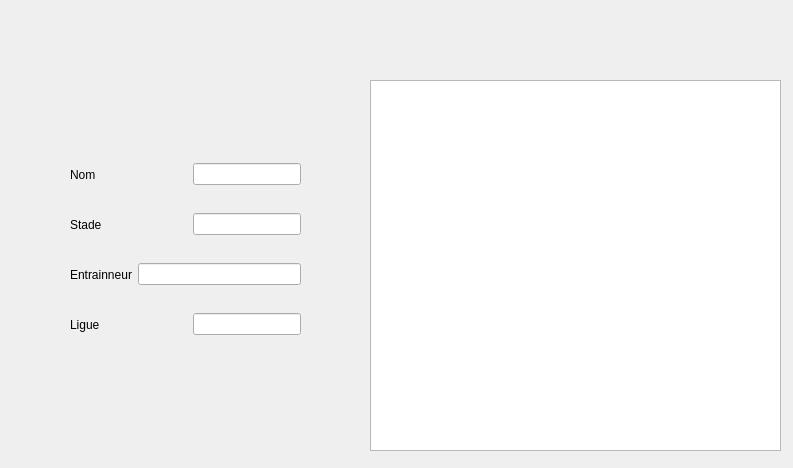
<?xml version="1.0" encoding="UTF-8"?>
<ui version="4.0">
 <class>ModEquipe</class>
 <widget class="QDialog" name="ModEquipe">
  <property name="geometry">
   <rect>
    <x>0</x>
    <y>0</y>
    <width>793</width>
    <height>468</height>
   </rect>
  </property>
  <property name="windowTitle">
   <string>Dialog</string>
  </property>
  <widget class="QTableView" name="tableView">
   <property name="geometry">
    <rect>
     <x>370</x>
     <y>80</y>
     <width>411</width>
     <height>371</height>
    </rect>
   </property>
  </widget>
  <widget class="QWidget" name="layoutWidget">
   <property name="geometry">
    <rect>
     <x>70</x>
     <y>160</y>
     <width>231</width>
     <height>29</height>
    </rect>
   </property>
   <layout class="QHBoxLayout" name="horizontalLayout_2">
    <item>
     <widget class="QLabel" name="label_2">
      <property name="text">
       <string>Nom</string>
      </property>
     </widget>
    </item>
    <item>
     <spacer name="horizontalSpacer">
      <property name="orientation">
       <enum>Qt::Horizontal</enum>
      </property>
      <property name="sizeHint" stdset="0">
       <size>
        <width>40</width>
        <height>20</height>
       </size>
      </property>
     </spacer>
    </item>
    <item>
     <widget class="QLineEdit" name="lineEdit_2"/>
    </item>
   </layout>
  </widget>
  <widget class="QWidget" name="layoutWidget">
   <property name="geometry">
    <rect>
     <x>70</x>
     <y>210</y>
     <width>231</width>
     <height>29</height>
    </rect>
   </property>
   <layout class="QHBoxLayout" name="horizontalLayout">
    <item>
     <widget class="QLabel" name="label">
      <property name="text">
       <string>Stade</string>
      </property>
     </widget>
    </item>
    <item>
     <spacer name="horizontalSpacer_2">
      <property name="orientation">
       <enum>Qt::Horizontal</enum>
      </property>
      <property name="sizeHint" stdset="0">
       <size>
        <width>40</width>
        <height>20</height>
       </size>
      </property>
     </spacer>
    </item>
    <item>
     <widget class="QLineEdit" name="lineEdit"/>
    </item>
   </layout>
  </widget>
  <widget class="QWidget" name="layoutWidget_2">
   <property name="geometry">
    <rect>
     <x>70</x>
     <y>260</y>
     <width>231</width>
     <height>29</height>
    </rect>
   </property>
   <layout class="QHBoxLayout" name="horizontalLayout_3">
    <item>
     <widget class="QLabel" name="label_3">
      <property name="text">
       <string>Entrainneur</string>
      </property>
     </widget>
    </item>
    <item>
     <widget class="QLineEdit" name="lineEdit_3"/>
    </item>
   </layout>
  </widget>
  <widget class="QWidget" name="layoutWidget_3">
   <property name="geometry">
    <rect>
     <x>70</x>
     <y>310</y>
     <width>231</width>
     <height>29</height>
    </rect>
   </property>
   <layout class="QHBoxLayout" name="horizontalLayout_4">
    <item>
     <widget class="QLabel" name="label_4">
      <property name="text">
       <string>Ligue</string>
      </property>
     </widget>
    </item>
    <item>
     <spacer name="horizontalSpacer_3">
      <property name="orientation">
       <enum>Qt::Horizontal</enum>
      </property>
      <property name="sizeHint" stdset="0">
       <size>
        <width>40</width>
        <height>20</height>
       </size>
      </property>
     </spacer>
    </item>
    <item>
     <widget class="QLineEdit" name="lineEdit_4"/>
    </item>
   </layout>
  </widget>
 </widget>
 <resources/>
 <connections/>
</ui>
